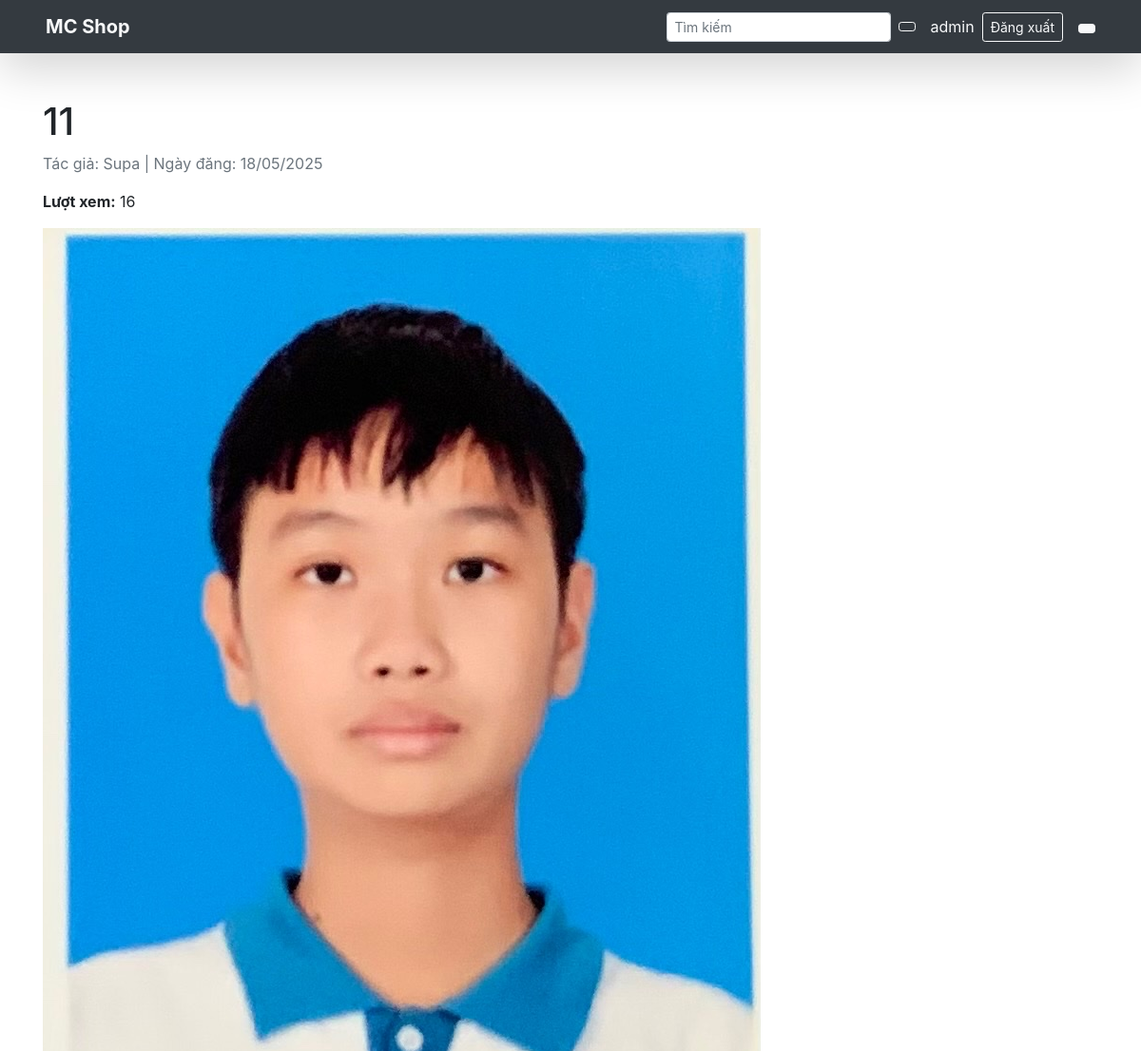
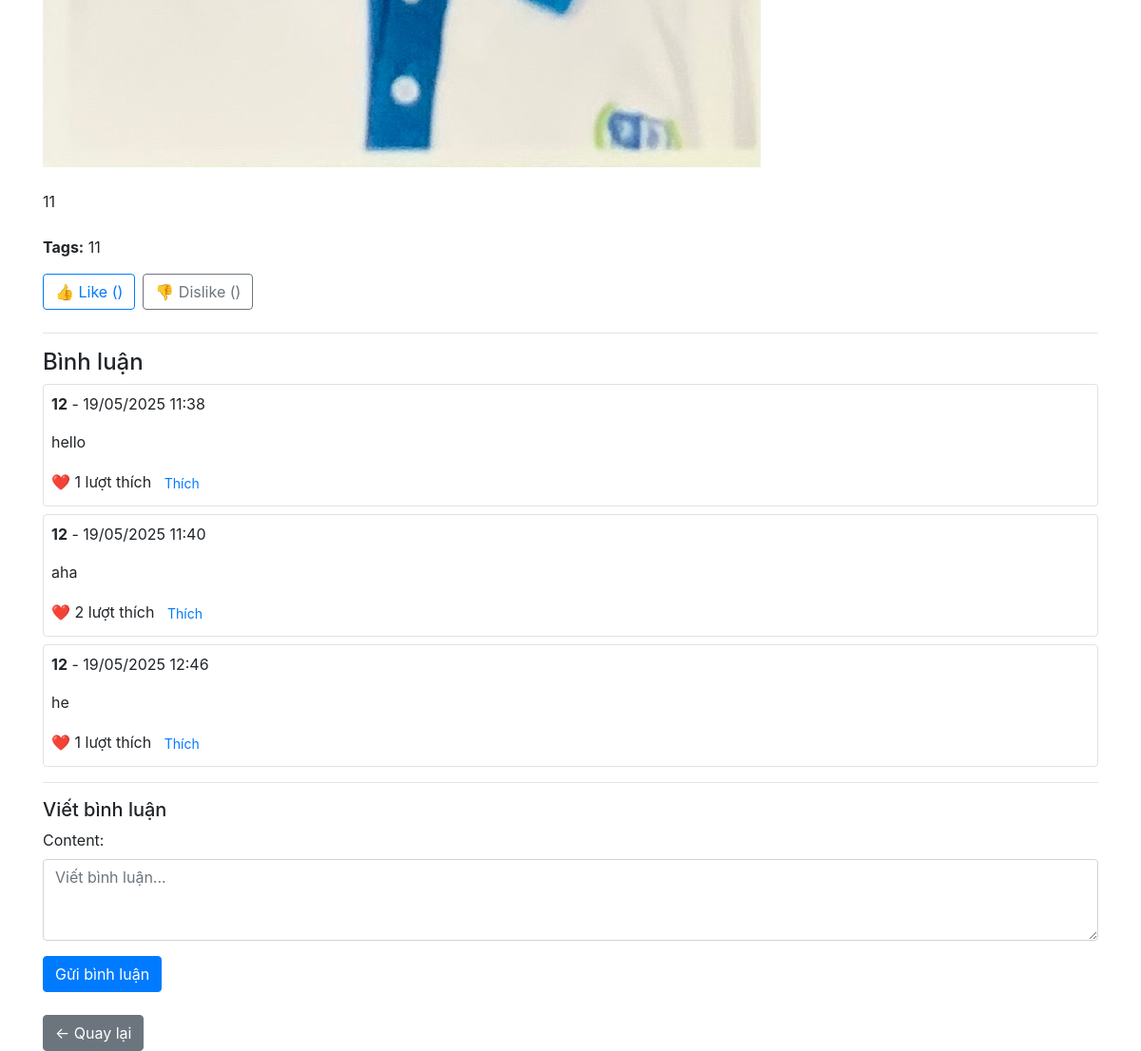
The app's page /product/6/ (signed in) with its own data (2 pictures, top to bottom).
### home/models.py (models this page shows, shortened)
class Post(models.Model):
    title = models.CharField(max_length=200)
    author = models.ForeignKey(User, on_delete=models.CASCADE)
    content = models.TextField()
    tags = models.CharField(max_length=100, blank=True)
    img = models.ImageField(upload_to='post_images/', blank=True, null=True)
    created_at = models.DateTimeField(auto_now_add=True)
    updated_at = models.DateTimeField(auto_now=True)
    price = models.DecimalField(max_digits=10, decimal_places=2, default=0.00)
    stock = models.PositiveIntegerField(default=0)
    is_available = models.BooleanField(default=True)
    likes = models.PositiveIntegerField(default=0)
    views = models.PositiveIntegerField(default=0)
    dislikes = models.ManyToManyField(User, related_name='disliked_posts', blank=True)
    title = models.CharField(max_length=200)
    author = models.ForeignKey(User, on_delete=models.CASCADE)
    content = models.TextField()
    tags = models.CharField(max_length=100, blank=True)
    img = models.ImageField(upload_to='post_images/', blank=True, null=True)
    created_at = models.DateTimeField(auto_now_add=True)
    updated_at = models.DateTimeField(auto_now=True)
    price = models.DecimalField(max_digits=10, decimal_places=2, default=0.00)
    stock = models.PositiveIntegerField(default=0)  # Số lượng hàng tồn
    is_available = models.BooleanField(default=True)
    likes = models.PositiveIntegerField(default=0)
    views = models.PositiveIntegerField(default=0)

class Comment(models.Model):
    post = models.ForeignKey(Post, on_delete=models.CASCADE, related_name='comments')
    user = models.ForeignKey(User, on_delete=models.CASCADE)
    content = models.TextField()
    created_at = models.DateTimeField(auto_now_add=True)
    likes = models.ManyToManyField(User, related_name='liked_comments', blank=True)
    def total_likes(self):
        return self.likes.count()

### home/views.py (the view)
# urls.py: path('product/<int:post_id>/', views.product_detail, name='product_detail'),
def product_detail(request, post_id):
    post = get_object_or_404(Post, id=post_id)
    post.views += 1
    post.save(update_fields=['views'])
    comments = post.comments.all()
    if request.method == 'POST':
        form = CommentForm(request.POST)
        if form.is_valid():
            comment = form.save(commit=False)
            comment.post = post
            comment.user = request.user
            comment.save()
            return redirect('product_detail', post_id=post.id)
    else:
        form = CommentForm()
    return render(request, 'product_detail.html', {'post': post, 'comments': comments, 'form': form})

### home/forms.py
class CommentForm(forms.ModelForm):
    class Meta:
        model = Comment
        fields = ['content']
        widgets = {
            'content': forms.Textarea(attrs={'class': 'form-control', 'rows': 3, 'placeholder': 'Viết bình luận...'}),
        }

### home/templates/product_detail.html (shortened to what this page needs)
<!DOCTYPE html>
<html lang="en">
<head>
    <link href="https://stackpath.bootstrapcdn.com/bootstrap/4.5.2/css/bootstrap.min.css" rel="stylesheet">
</head>
<body>
    {% include 'navbar.html' %}
    <div class="container mt-5">
        <h1>{{ post.title }}</h1>
        <p class="text-muted">Tác giả: {{ post.author }} | Ngày đăng: {{ post.created_at|date:"d/m/Y" }}</p>
        <p><strong>Lượt xem:</strong> {{ post.views }}</p>
        {% if post.img %}
            <img src="{{ post.img.url }}" class="img-fluid mb-4" alt="{{ post.title }}">
        {% endif %}
        <div class="content mb-4">
            {{ post.content|safe }}
        </div>
        <p><strong>Tags:</strong> {{ post.tags }}</p>
        <div class="d-flex align-items-center mb-4">
            {% if user.is_authenticated %}
                <form action="{% url 'like_post' post.id %}" method="post" class="mr-2">
                    <button class="btn btn-outline-primary">👍 Like ({{ post.total_likes }})</button>
                </form>
                <form action="{% url 'dislike_post' post.id %}" method="post">
                    <button class="btn btn-outline-secondary">👎 Dislike ({{ post.total_dislikes }})</button>
                </form>
            {% else %}
                <p><a href="{% url 'login' %}">Đăng nhập</a> để thích hoặc không thích bài viết.</p>
            {% endif %}
        </div>
        <hr>
        <h4>Bình luận</h4>
        {% for comment in comments %}
            <div class="border rounded p-2 mb-2">
                <p><strong>{{ comment.user.username }}</strong> - {{ comment.created_at|date:"d/m/Y H:i" }}</p>
                <p>{{ comment.content }}</p>
                <div>
                    ❤️ {{ comment.total_likes }} lượt thích
                    {% if user.is_authenticated %}
                        <form action="{% url 'like_comment' comment.id %}" method="POST" style="display:inline;">
                            <button type="submit" class="btn btn-sm btn-link">
                                {% if user in comment.likes.all %}
                                    Bỏ thích
                                {% else %}
                                    Thích
                                {% endif %}
                            </button>
                        </form>
                    {% endif %}
                </div>
            </div>
        {% empty %}
            <p>Chưa có bình luận nào.</p>
        {% endfor %}
        {% if user.is_authenticated %}
            <hr>
            <h5>Viết bình luận</h5>
            <form method="POST">
                {{ form.as_p }}
                <button type="submit" class="btn btn-primary">Gửi bình luận</button>
            </form>
        {% else %}
            <p><a href="{% url 'login' %}">Đăng nhập</a> để bình luận.</p>
        {% endif %}
        <a href="/" class="btn btn-secondary mt-4">← Quay lại</a>
    </div>
</body>
</html>

### home/templates/navbar.html (shortened to what this page needs)
<nav class="navbar navbar-expand-lg navbar-dark bg-dark shadow-lg px-5">
    <a class="navbar-brand font-weight-bold text-light" href="#">
         MC Shop
    </a>
    <div class="collapse navbar-collapse" id="navbarNav">
        <ul class="navbar-nav ml-auto align-items-center">
            <li class="nav-item mr-3">
                <form class="form-inline">
                    <input class="form-control form-control-sm mr-2" type="search" placeholder="Tìm kiếm" aria-label="Search">
                    <button class="btn btn-outline-light btn-sm" type="submit">
                    </button>
                </form>
            </li>
            {% if user.is_authenticated %}
            <li class="nav-item d-flex align-items-center">
                <span class="text-light mr-2">
                     {{ user.username }}
                </span>
                <a href="{% url 'logout' %}" class="btn btn-outline-light btn-sm">
                     Đăng xuất
                </a>
            </li>
            {% else %}
            <li class="nav-item">
                <a href="{% url 'login' %}" class="btn btn-light btn-sm mr-2">Đăng nhập</a>
                <a href="{% url 'register' %}" class="btn btn-outline-light btn-sm">Đăng ký</a>
            </li>
            {% endif %}
            <li class="nav-item ml-3">
                <button class="btn btn-sm btn-light" id="theme-toggle">
                </button>
            </li>
        </ul>
    </div>
</nav>

### records on screen
Post: title "11", author "Supa", created_at "18/05/2025", views "16", img (picture), content "11", tags "11"
Comment: user.username "12", created_at "19/05/2025 11:38", content "hello", total_likes "1", shows "Thích"
Comment: user.username "12", created_at "19/05/2025 11:40", content "aha", total_likes "2", shows "Thích"
Comment: user.username "12", created_at "19/05/2025 12:46", content "he", total_likes "1", shows "Thích"

### other values on screen
{{ user.username }} "admin"
